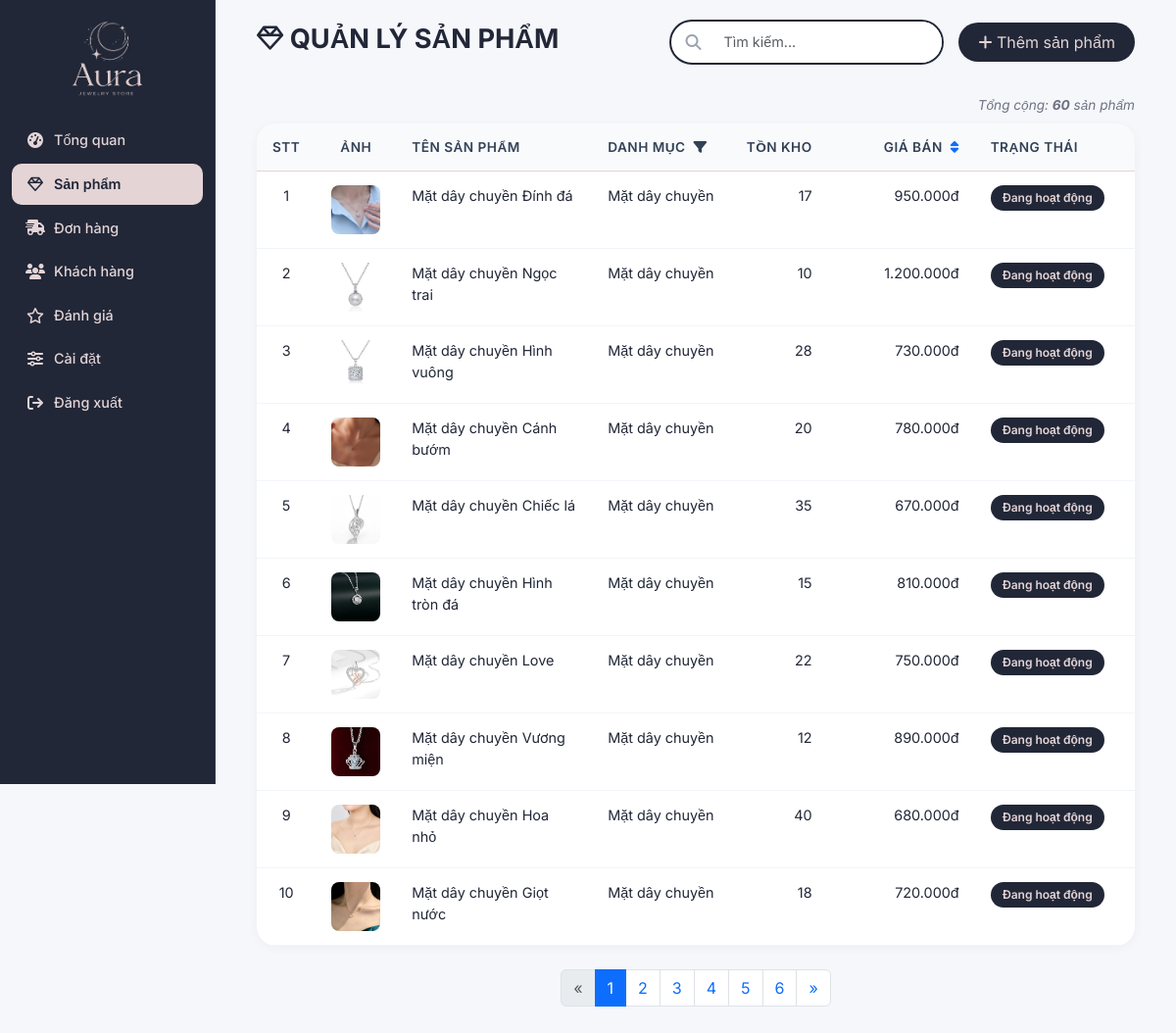
The app's page /admin/quan-ly-san-pham.php (signed in) with its own data.
### tables this page shows
CREATE TABLE `sanpham` (
  `MaSanPham` int(11) NOT NULL,
  `MaDanhMuc` int(11) DEFAULT NULL,
  `TenSanPham` varchar(255) NOT NULL,
  `DuongDan` varchar(255) DEFAULT NULL,
  `MoTa` text DEFAULT NULL,
  `ChiTietSanPham` text DEFAULT NULL,
  `NoiBat` tinyint(1) DEFAULT 0,
  `LuotXem` int(11) DEFAULT 0,
  `LuotMua` int(11) DEFAULT 0,
  `TrangThai` tinyint(1) DEFAULT 1,
  `DelAt` tinyint(1) NOT NULL DEFAULT 0,
  `HinhAnh` varchar(255) DEFAULT NULL,
  `Gia` decimal(10,2) DEFAULT NULL,
  `NgayTao` timestamp NOT NULL DEFAULT current_timestamp()
);

CREATE TABLE `danhmuc` (
  `MaDanhMuc` int(11) NOT NULL,
  `TenDanhMuc` varchar(255) NOT NULL,
  `MoTa` text DEFAULT NULL,
  `TrangThai` tinyint(1) DEFAULT 1
);

### admin/quan-ly-san-pham.php (the view, shortened to what this page needs)
<?php
require_once '../config.php';
$search = trim($_GET['search'] ?? '');
$page = isset($_GET['page']) ? max(1, intval($_GET['page'])) : 1;
$limit = 10;
$offset = ($page - 1) * $limit;
$sort_price = $_GET['sort_price'] ?? '';
$valid_sort = ['asc', 'desc'];
if (!in_array($sort_price, $valid_sort)) {
    $sort_price = '';
}
$countSql = "SELECT COUNT(*) as total
             FROM sanpham sp
             LEFT JOIN danhmuc dm ON sp.MaDanhMuc = dm.MaDanhMuc
             WHERE 1=1";
$stmtCount = $conn->prepare($countSql);
$stmtCount->execute();
$totalProducts = $stmtCount->fetch()['total'];
$totalPages = ceil($totalProducts / $limit);
$sql = "SELECT sp.*, dm.TenDanhMuc,
        (SELECT SUM(sz.SoLuongTon)
         FROM size sz
         WHERE sz.MaSanPham = sp.MaSanPham) AS TonKho
        FROM sanpham sp
        LEFT JOIN danhmuc dm ON sp.MaDanhMuc = dm.MaDanhMuc
        WHERE 1=1";
$params = [];
if ($sort_price == 'asc') {
    $sql .= " ORDER BY sp.Gia ASC";
} elseif ($sort_price == 'desc') {
    $sql .= " ORDER BY sp.Gia DESC";
} else {
    $sql .= " ORDER BY sp.MaSanPham DESC";
}
$sql .= " LIMIT :limit OFFSET :offset";
$params[':limit'] = $limit;
$params[':offset'] = $offset;
$stmt = $conn->prepare($sql);
foreach ($params as $key => $val) {
    if ($key == ':limit' || $key == ':offset') {
        $stmt->bindValue($key, $val, PDO::PARAM_INT);
    } else {
        $stmt->bindValue($key, $val, PDO::PARAM_STR);
    }
}
$stmt->execute();
$products = $stmt->fetchAll();
include "../layout/header_admin.php";
?>
<div class="content">
    <div class="container-fluid">
        <div class="admin-header-section">
            <div class="title-area">
                <h1><i class="fa-regular fa-gem"></i> QUẢN LÝ SẢN PHẨM</h1>
            </div>
            <div class="search-area">
                <form method="get" id="searchForm" class="d-flex gap-2">
                    <div class="input-group">
                        <span class="input-group-text">
                            <i class="fa-solid fa-magnifying-glass"></i>
                        </span>
                        <input type="text" name="search" class="form-control"
                            placeholder="Tìm kiếm..."
                            value="<?= htmlspecialchars($search) ?>">
                    </div>
                </form>
                <a href="form-san-pham.php" class="btn btn-primary">
                    <i class="fa-solid fa-plus"></i> Thêm sản phẩm
                </a>
            </div>
        </div>
        <div class="total-count-wrapper text-end mb-2">
            <span class="total-count-text">Tổng cộng: <strong><?= $totalProducts ?></strong> sản phẩm</span>
        </div>
        <div class="card table-card">
            <div class="table-responsive">
                <table class="table table-hover mb-0">
                    <thead>
                        <tr>
                            <th>STT</th>
                            <th>Ảnh</th>
                            <th>Tên sản phẩm</th>
                           <th>
                                Danh mục
                                <span class="filter-category-icon ms-1" style="cursor: pointer; display: inline-block;">
                                    <i class="fa-solid fa-filter"></i>
                                </span>
                            </th>
                            <th class="text-end">Tồn kho</th>
                            <th class="text-end">
                                Giá bán
                                <a href="?<?= http_build_query(array_merge($_GET, ['sort_price' => ($sort_price == 'asc' ? 'desc' : 'asc'), 'page' => 1])) ?>" class="ms-1 text-decoration-none">
                                    <?php if ($sort_price == 'asc'): ?>
                                        <i class="fa-solid fa-arrow-up-wide-short"></i>
                                    <?php elseif ($sort_price == 'desc'): ?>
                                        <i class="fa-solid fa-arrow-down-wide-short"></i>
                                    <?php else: ?>
                                        <i class="fa-solid fa-sort"></i>
                                    <?php endif; ?>
                                </a>
                            </th>
                            <th>Trạng thái</th>
                            <th>Hành động</th>
                        </tr>
                    </thead>
                    <tbody>
                        <?php if (empty($products)): ?>
                            <tr><td colspan="8" class="text-center py-4">Không có sản phẩm nào.</td>
                        <?php else: ?>
                            <?php $stt = $offset + 1; ?>
                            <?php foreach ($products as $product): ?>
                            <tr>
                                <td style="text-align: center;"><?= $stt++ ?></td>
                                <td style="text-align: center;">
                                    <?php if (!empty($product['HinhAnh'])): ?>
                                        <img src="../img/<?= htmlspecialchars($product['HinhAnh']) ?>"
                                             style="width: 50px; height: 50px; object-fit: cover; border-radius: 8px;">
                                    <?php else: ?>
                                        <span class="text-muted">-</span>
                                    <?php endif; ?>
                                </td>
                                <td><?= htmlspecialchars($product['TenSanPham']) ?></td>
                                <td><?= htmlspecialchars($product['TenDanhMuc'] ?? '-') ?></td>
                                <td style="text-align: right;"><?= number_format($product['TonKho'] ?? 0) ?></td>
                                <td style="text-align: right; white-space: nowrap;"><?= number_format($product['Gia'] ?? 0, 0, ',', '.') ?>đ</td>
                                <td style="text-align: center;">
                                    <?php if ($product['TrangThai'] == 1): ?>
                                        <span class="status active">Đang hoạt động</span>
                                    <?php else: ?>
                                        <span class="status inactive">Ngừng hoạt động</span>
                                    <?php endif; ?>
                                </td>
                                <td class="action-icons">
                                </td>
                            </tr>
                            <?php endforeach; ?>
                        <?php endif; ?>
                    </tbody>
                </table>
            </div>
        </div>
        <?php if ($totalPages > 1): ?>
        <nav aria-label="Page navigation" class="mt-4">
            <ul class="pagination justify-content-center">
                <li class="page-item <?= ($page <= 1) ? 'disabled' : '' ?>">
                    <a class="page-link" href="?<?= http_build_query(array_merge($_GET, ['page' => $page-1])) ?>">«</a>
                </li>
                <?php for ($i = 1; $i <= $totalPages; $i++): ?>
                    <li class="page-item <?= ($i == $page) ? 'active' : '' ?>">
                        <a class="page-link" href="?<?= http_build_query(array_merge($_GET, ['page' => $i])) ?>"><?= $i ?></a>
                    </li>
                <?php endfor; ?>
                <li class="page-item <?= ($page >= $totalPages) ? 'disabled' : '' ?>">
                    <a class="page-link" href="?<?= http_build_query(array_merge($_GET, ['page' => $page+1])) ?>">»</a>
                </li>
            </ul>
        </nav>
        <?php endif; ?>
    </div>
</div>
<?php include "../layout/footer_admin.php"; ?>

### css/admin.css (style rules this page uses)
* { margin: 0; padding: 0; box-sizing: border-box; }
body { font-family: 'Inter', sans-serif; background: #f5f7fb; overflow-x: hidden; }
.content { margin-left: 220px; padding: 20px 30px; min-height: 100vh; background: #f5f7fb; }
.card { border: none; border-radius: 20px; box-shadow: 0 2px 12px rgba(0, 0, 0, 0.04); background: #fff; transition: box-shadow 0.2s; }
.admin-header-section { display: flex; justify-content: space-between; align-items: center; gap: 20px; margin-bottom: 28px; }
.admin-header-section .title-area h1 { font-size: 1.7rem; font-weight: 700; color: #212737; margin-bottom: 4px; }
.admin-header-section .search-area { width: 320px; flex-shrink: 0; }
.search-area .input-group { border-radius: 40px; border: 2px solid #212737; background: #fff; overflow: hidden; transition: all 0.2s; }
.search-area .input-group-text { background: transparent; border: none; color: #9ca3af; padding-left: 14px; }
.search-area .form-control { border: none; box-shadow: none; padding: 10px 12px; font-size: 0.9rem; }
.table-card { border-radius: 20px; overflow-x: auto; }
.table { margin-bottom: 0; width: 100%; min-width: 600px; }
.table thead th { background: #f8fafc; font-weight: 600; font-size: 0.85rem; text-transform: uppercase; letter-spacing: 0.5px; color: #334155; border-bottom: 1px solid #e4d4d6; padding: 14px 16px; white-space: nowrap; }
.table tbody td { padding: 14px 16px; border-bottom: 1px solid #f1f5f9; color: #212737; font-size: 0.9rem; white-space: nowrap; }
.table tbody td:nth-child(5) { white-space: normal; word-break: break-word; min-width: 200px; }
.status { display: inline-block; padding: 4px 12px; border-radius: 30px; font-size: 0.75rem; font-weight: 600; }
.status.active { background: #212737; color: #e4d4d6; }
.total-count-wrapper { text-align: right; margin-bottom: 10px; }
.total-count-text { font-size: 0.85rem; font-style: italic; color: #6b7280; }
.admin-sanpham-page .admin-header-section .search-area { display: flex; gap: 15px; align-items: center; width: auto; }
.admin-sanpham-page .admin-header-section .search-area form { flex: 1; min-width: 0; }
.admin-sanpham-page .admin-header-section .search-area .btn { white-space: nowrap; flex-shrink: 0; background: #212737; border: none; color: #e4d4d6; border-radius: 40px; padding: 8px 20px; text-decoration: none; }
.admin-sanpham-page .table thead th, .admin-sanpham-page .table tbody td { white-space: nowrap; }
.admin-sanpham-page .table th:first-child, .admin-sanpham-page .table td:first-child { width: 55px; text-align: center; }
.admin-sanpham-page .table th:nth-child(2), .admin-sanpham-page .table td:nth-child(2) { width: 70px; text-align: center; }
.admin-sanpham-page .table th:nth-child(3), .admin-sanpham-page .table td:nth-child(3) { min-width: 200px; max-width: 280px; white-space: normal; word-break: break-word; }
.admin-sanpham-page .table th:nth-child(4), .admin-sanpham-page .table td:nth-child(4) { width: 140px; min-width: 140px; }
.admin-sanpham-page .table th:nth-child(5), .admin-sanpham-page .table td:nth-child(5) { width: 100px; min-width: 100px; white-space: nowrap; }
.admin-sanpham-page .table th:nth-child(6), .admin-sanpham-page .table td:nth-child(6) { width: 150px; min-width: 150px; white-space: nowrap; }
.admin-sanpham-page .table th:nth-child(7), .admin-sanpham-page .table td:nth-child(7) { width: 120px; min-width: 120px; }
.admin-sanpham-page .table th:nth-child(8), .admin-sanpham-page .table td:nth-child(8) { width: 90px; min-width: 90px; }

### records on screen
sanpham: HinhAnh (picture), TenSanPham "Mặt dây chuyền Đính đá", MaDanhMuc.TenDanhMuc "Mặt dây chuyền", TonKho "17", Gia "950.000", TrangThai "Đang hoạt động"
sanpham: HinhAnh (picture), TenSanPham "Mặt dây chuyền Ngọc trai", MaDanhMuc.TenDanhMuc "Mặt dây chuyền", TonKho "10", Gia "1.200.000", TrangThai "Đang hoạt động"
sanpham: HinhAnh (picture), TenSanPham "Mặt dây chuyền Hình vuông", MaDanhMuc.TenDanhMuc "Mặt dây chuyền", TonKho "28", Gia "730.000", TrangThai "Đang hoạt động"
sanpham: HinhAnh (picture), TenSanPham "Mặt dây chuyền Cánh bướm", MaDanhMuc.TenDanhMuc "Mặt dây chuyền", TonKho "20", Gia "780.000", TrangThai "Đang hoạt động"
sanpham: HinhAnh (picture), TenSanPham "Mặt dây chuyền Chiếc lá", MaDanhMuc.TenDanhMuc "Mặt dây chuyền", TonKho "35", Gia "670.000", TrangThai "Đang hoạt động"
sanpham: HinhAnh (picture), TenSanPham "Mặt dây chuyền Hình tròn đá", MaDanhMuc.TenDanhMuc "Mặt dây chuyền", TonKho "15", Gia "810.000", TrangThai "Đang hoạt động"
sanpham: HinhAnh (picture), TenSanPham "Mặt dây chuyền Love", MaDanhMuc.TenDanhMuc "Mặt dây chuyền", TonKho "22", Gia "750.000", TrangThai "Đang hoạt động"
sanpham: HinhAnh (picture), TenSanPham "Mặt dây chuyền Vương miện", MaDanhMuc.TenDanhMuc "Mặt dây chuyền", TonKho "12", Gia "890.000", TrangThai "Đang hoạt động"
sanpham: HinhAnh (picture), TenSanPham "Mặt dây chuyền Hoa nhỏ", MaDanhMuc.TenDanhMuc "Mặt dây chuyền", TonKho "40", Gia "680.000", TrangThai "Đang hoạt động"
sanpham: HinhAnh (picture), TenSanPham "Mặt dây chuyền Giọt nước", MaDanhMuc.TenDanhMuc "Mặt dây chuyền", TonKho "18", Gia "720.000", TrangThai "Đang hoạt động"

### other values on screen
$totalProducts "60"
